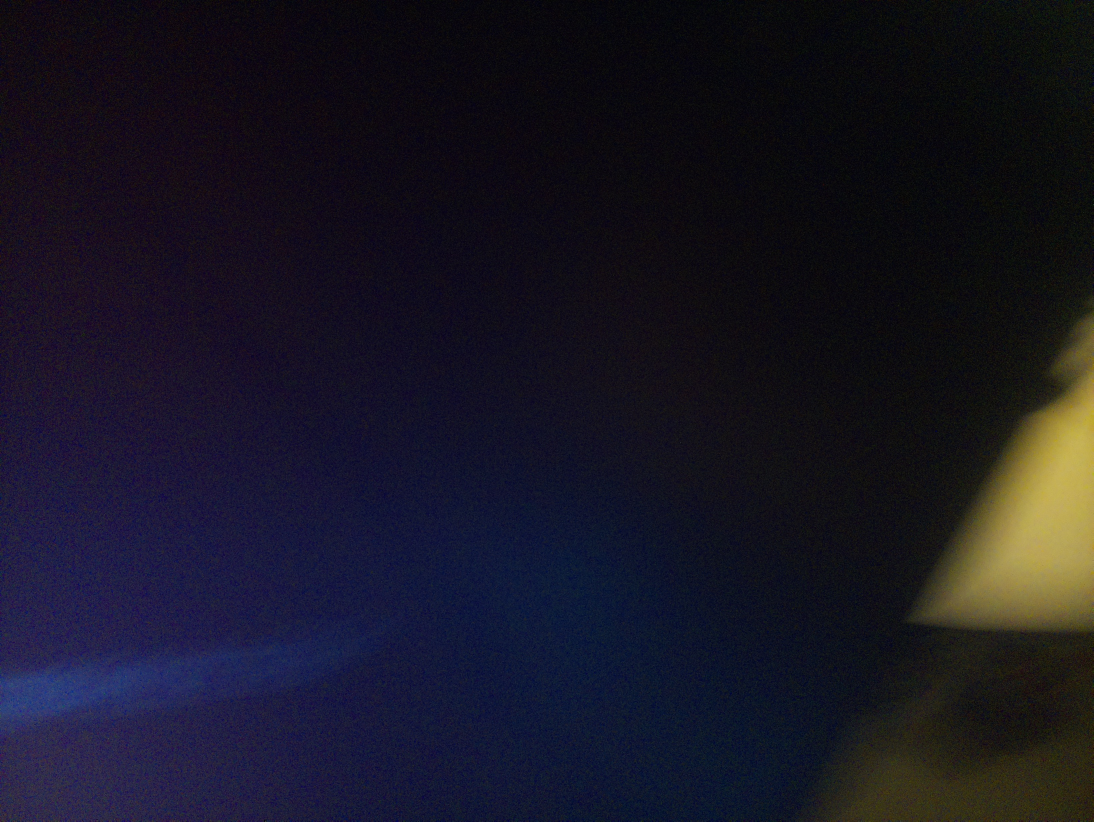
#> input picture photoneu/raspberryPi/computerVision/test.jpg, 3280 x 2464 px, given in place of img0253.png, which was not available (shown at 1/3 size)
$ python mouseDetection.py
#> lines starting #> are read from the running program, lines starting #| are printed output that depends on the picture; after the words box and inside, x2 and y2 are one past the last pixel; in counts of white or black regions, pixels touching at a corner belong together; long printed decimals are rounded; pictures that were not available may be replaced by others from this repository, and a replacement may not be noted
from __future__ import print_function
import cv2 as cv
#from picamera.array import PiRGBArray
#from picamera import PiCamera
import argparse
import numpy as np
import time
from matplotlib import pyplot as plt

max_value = 255
low_V = 0
high_V = 105 # maximo valor bajo el cual se considera color negro
window_capture_name = 'Video Capture'
low_V_name = 'Low V'
high_V_name = 'High V'

#kernel_5 = np.ones((5,5),np.uint8) #Define a 5×5 convolution kernel with element values of all 1.
#kernel_3 = np.ones((3,3),np.uint8) #Define a 3×3 convolution kernel with element values of all 1.
kernel_3 = cv.getStructuringElement(cv.MORPH_ELLIPSE,(3,3))
kernel_5 = cv.getStructuringElement(cv.MORPH_ELLIPSE,(5,5))

parser = argparse.ArgumentParser(description='Code for Thresholding Operations using inRange tutorial.')
parser.add_argument('--camera', help='Camera divide number.', default=0, type=int)
args = parser.parse_args()
cap = cv.VideoCapture(args.camera)
#img_path = r'/home/ratoncillos/OneDrive/src/photoneu/dataset/deeplabcut/labeled-data-ordered/img0253.png'
img_path_sufix = "0253"#"411" #"380" #"0002"# "0253"
img_path = r'C:\Users\inges\OneDrive - UDIT\src\photoneu\dataset\deeplabcut\labeled-data-ordered\img' #0253.png'
img_path += img_path_sufix
img_path += '.png'

RESIZE_FACTOR = 2.0
MAJOR_DEFECT_THRESHOLD = 6.0 / RESIZE_FACTOR #5.0
MIN_AREA = 900
MAX_AREA = 2.5 * MIN_AREA

normal_size = (480, 640)
x_crop_min = int(normal_size[1]/10) #50
x_crop_max = int(normal_size[1]/20) # 30
y_crop_min = int(normal_size[0]/16) # 30
y_crop_max = int(normal_size[0]/16) # 40

###############
def on_low_V_thresh_trackbar(val):
 global low_V
 global high_V
 low_V = val
 low_V = min(high_V-1, low_V)
 cv.setTrackbarPos(low_V_name, window_capture_name, low_V)

def on_high_V_thresh_trackbar(val):
 global low_V
 global high_V
 high_V = val
 high_V = max(high_V, low_V+1)
 cv.setTrackbarPos(high_V_name, window_capture_name, high_V)

def detect_blobs(image):
    contours, _ = cv.findContours(image, cv.RETR_EXTERNAL, cv.CHAIN_APPROX_SIMPLE)
    blobs = []
    for i, contour in enumerate(contours):
        orig_x, orig_y, width, height = cv.boundingRect(contour)
        roi_image = image[orig_y:orig_y+height,orig_x:orig_x+width]
        blobs.append({
            "i" : i
            , "contour" : contour
            , "origin" : (orig_x, orig_y)
            , "size" : (width, height)
            , "roi_image" : roi_image
        })
    return blobs

def process_blob(blob):

    contour = blob["contour"]
    blob["hull"] = cv.convexHull(contour)
    blob["ellipses"] = []

    hull_idx = cv.convexHull(contour, returnPoints=False)
    defects = cv.convexityDefects(contour, hull_idx)
    intersections = []
    inter_points = []
    split_contours = []
    if defects is not None :
       for i, defect in enumerate(np.squeeze(defects, 1)):#defects.shape[0]):
          s,e,f,d = defect
          start = tuple(contour[s][0])
          end = tuple(contour[e][0])
          far = tuple(contour[f][0])
          real_far_dist = d / 256.0
          if real_far_dist >= MAJOR_DEFECT_THRESHOLD:
               intersections.append(f)
               inter_points.append(far)
               print("real_far_dist = " + str(real_far_dist))
    n_points = len(intersections)
    if (n_points == 0) | (n_points == 1): #TODO: cuando es == 1, dividir el contorno en 2, desde el punto a la mitad del contorno
        print("0/1 point - One ellipse")    # si el área es mayor al doble del mínimo (p.e. 2000). véase fotograma 380
        split_contours = [contour]
    elif n_points == 2:
        print("2 points - 2 ellipses")
        blob["segments"] = [
            contour[intersections[0]:intersections[1]+1]
            , np.vstack([contour[intersections[1]:],contour[:intersections[0]+1]])
        ]
        split_contours = [
            blob["segments"][0], blob["segments"][1]
        ]
    elif n_points == 3:
        print("3 points - 2 ellipses")
        blob["segments"] = [
            contour[intersections[0]:intersections[1]+1]
            , contour[intersections[1]:intersections[2]+1]
            , np.vstack([contour[intersections[2]:],contour[:intersections[0]+1]])
        ]
        split_contours = [
            blob["segments"][0], blob["segments"][1], blob["segments"][2]
        ]
    elif n_points == 4:
        print("4 points")
        blob["segments"] = [
            contour[intersections[0]:intersections[1]+1]
            , contour[intersections[1]:intersections[2]+1]
            , contour[intersections[2]:intersections[3]+1]
            , np.vstack([contour[intersections[3]:],contour[:intersections[0]+1]])
        ]
        split_contours = [
            np.vstack([blob["segments"][0], blob["segments"][2]])
            , np.vstack([blob["segments"][1], blob["segments"][3]])
        ]
    else :
       print( str(n_points) + " points")
       for i in range(0,len(contour),n_points):
          split_contour = contour[i:i + n_points]
          if len(split_contour)> 5:
             split_contours.append(split_contour)
    blob["split_contours"] = split_contours
    for c in split_contours:
        if len(c) >= 5:
            blob["ellipses"].append(cv.fitEllipse(c))
    blob["intersections"] = intersections
    blob["inter_points"] = inter_points

    return blob["ellipses"]

cv.namedWindow(window_capture_name)
cv.createTrackbar(low_V_name, window_capture_name , low_V, max_value, on_low_V_thresh_trackbar)
#> slider 'Low V' is set to 51
cv.createTrackbar(high_V_name, window_capture_name , high_V, max_value, on_high_V_thresh_trackbar)

while True:
     e1 = cv.getTickCount()
    # ret, frame = cap.read()
     frame = cv.imread(img_path)
#> frame is the input picture: shape (2464, 3280, 3); mean B, G, R 35.5, 22, 23.7
     if frame is None:
        print("frame ERROR")
        break
    # print(frame.shape) # (480, 640, 3)
     frame_o = frame[x_crop_min:(normal_size[0]-x_crop_max), y_crop_min:(normal_size[1]-y_crop_max)]
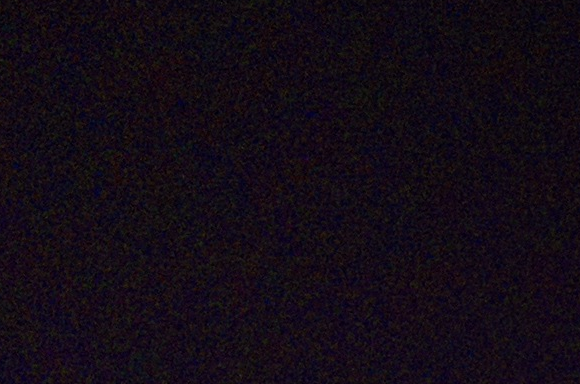
#> frame_o: shape (384, 580, 3); mean B, G, R 21.2, 11, 19.1
    # frame = cv.resize(frame, (320, 240)) # frame.shape/2
    # frame = cv.resize(frame, (160, 120)) # frame.shape/4
     frame = cv.resize(frame_o, (int(normal_size[1]/RESIZE_FACTOR), int(normal_size[0]/RESIZE_FACTOR))) # frame.shape/2
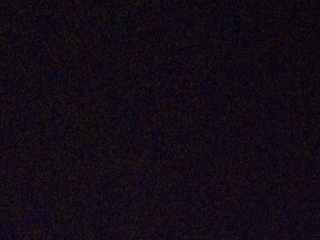
#> frame: shape (240, 320, 3); mean B, G, R 21, 10.9, 18.9
     frame_defects = frame.copy()
     e2 = cv.getTickCount()
     frame_gray = cv.cvtColor(frame, cv.COLOR_BGR2GRAY)
     frame_norm = cv.normalize(frame_gray, None, alpha = 0, beta = 255, norm_type=cv.NORM_MINMAX)
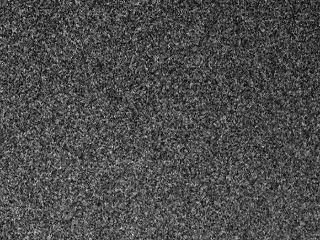
#> frame_norm: shape (240, 320); min 0, max 255, mean 75.7
     e3 = cv.getTickCount()
     frame_blur = cv.medianBlur(frame_norm, 5)
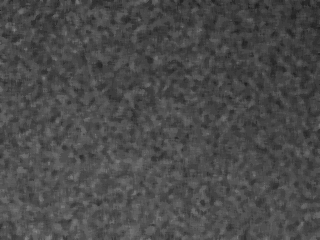
#> frame_blur: shape (240, 320); min 30, max 134, mean 74.2
     e4 = cv.getTickCount()
     ret, frame_threshold = cv.threshold( frame_blur, high_V , 255, cv.THRESH_BINARY_INV ) #+ cv.THRESH_OTSU )
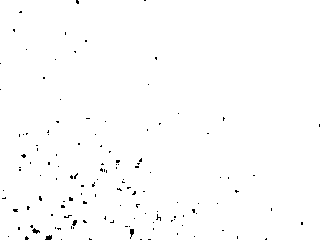
#> frame_threshold: shape (240, 320); 99.2% white; black in thin lines or dots
#> ret = 105
#     frame_threshold = cv.normalize(frame_threshold, None, 0, 255, cv.NORM_MINMAX, cv.CV_8U) #TODO: Esto hace falta?
     e5 = cv.getTickCount()
     frame_erode = cv.morphologyEx(frame_threshold, cv.MORPH_DILATE, kernel_3, iterations = 4)
#> frame_erode: shape (240, 320); every value is 255
#     frame_erode = cv.morphologyEx(frame_threshold, cv.MORPH_ERODE, kernel_3, iterations = 5)
     e6 = cv.getTickCount()
     opening = cv.morphologyEx(frame_erode, cv.MORPH_OPEN, kernel_3, iterations = 5)
     e7 = cv.getTickCount()

     blobs = detect_blobs( opening )
#> in detect_blobs, `contours, _ = cv.findContours(image, cv.RETR_EXTERNAL, cv.CHAIN_APPROX..`: contours = [[[0, 0], [0, 239], [319, 239], [319, 0]]]
#> the loop in detect_blobs, `for i, contour in enumerate(contours):` made 1 pass
#> (contour, orig_x, orig_y, width, height) on pass 1: ([[0, 0], [0, 239], [319, 239], [319, 0]], 0, 0, 320, 240)
#> after the loop in detect_blobs, `for i, contour in enumerate(contours):`: blobs = 1 item
#> blobs = 1 item
     SEGMENT_COLORS = [(0,255,0),(0,255,255),(255,255,0),(255,0,255)]

     print("Found %2d blob(s)." % len(blobs))
#| Found  1 blob(s).
     if len(blobs) > 0:
        for blob in blobs:
            blob["areas"] = []
            e = process_blob(blob)
            cv.drawContours(frame_defects, [blob["hull"]],0, (127,127,255), 2)
    #        cv.drawContours(frame_defects, [blob["contour"]], 0, (255,127,127), 1)
            if "inter_points" in blob:
                  for p in blob["inter_points"]:
                     cv.circle(frame_defects, [p[0],p[1]], 5, (0,25,255), -1)
            for n, split_contour in enumerate(blob["split_contours"]):
                area = cv.contourArea( split_contour )
                blob["areas"].append( area )
                rect = cv.minAreaRect(split_contour) # center, size, angle
                cx, cy = rect[0]
        #       cv.circle(frame, (int(cx),int(cy)),3,(255,255,25))
                box = cv.boxPoints(rect)
                box = np.intp(box)
                cv.polylines(frame_defects, [split_contour], False, SEGMENT_COLORS[n%4], 2)
                cv.putText(frame_defects,str(int(area)),(int(cx)-30,int(cy)), cv.FONT_HERSHEY_SIMPLEX, 0.6,(0,0,255),1)# Add character description

            for n, e in enumerate(blob["ellipses"]):
                area = blob["areas"][n]
                if( area > MIN_AREA) & (area < MAX_AREA ) & (e[0][0] > 0) & (e[0][1] > 0):
                    cv.ellipse(frame, e, (255,30,25), 2)
                    cv.circle(frame,(int(e[0][0]),int(e[0][1])), 3, (255,255,25))
                    cv.putText(frame,"mice",(int(e[0][0]-40),int(e[0][1]-10)), cv.FONT_HERSHEY_SIMPLEX, 0.6,(100,255,20),2)# Add character description
                    cv.putText(frame,str(int(e[0][0]))+","+str(int(e[0][1])),(int(e[0][0]-40),int(e[0][1]+20)), cv.FONT_HERSHEY_SIMPLEX, 0.6,(100,255,20),2)# Add character description
#> this loop made 1 pass
#> (hull_idx in process_blob, n_points in process_blob) on pass 1: ([3, 2, 1, 0], 0)
#| 0/1 point - One ellipse
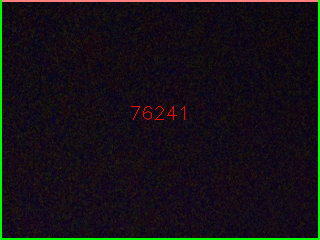
#> frame_defects: shape (240, 320, 3); 3.07% of pixels changed, all inside (x1, y1, x2, y2) = (0, 0, 320, 240)
    #                cv.drawContours(frame,[box],0,(255,0,25),2)
     e8 = cv.getTickCount()
     fps = cv.getTickFrequency() / (e8 - e1)
#> fps = 0.903
     cv.putText(frame,"tau = " + f"{fps:.0f}" + "FPS",(10,20), cv.FONT_HERSHEY_SIMPLEX, 0.5,(255,25,0),1)# Add character description
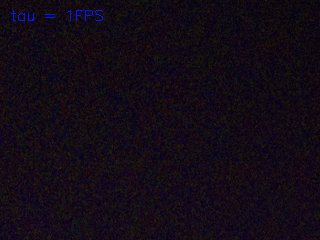
#> frame: shape (240, 320, 3); 0.22% of pixels changed, all inside (x1, y1, x2, y2) = (11, 10, 103, 21)
     #print(int(fps))

     cv.imshow("Frame Original", frame_o)
     cv.imshow("Frame B/N", frame_gray)
     cv.imshow("Frame norm", frame_norm)
     cv.imshow("Frame blur", frame_blur)
     cv.imshow("Frame Threshold: 80", frame_threshold)
     cv.imshow("Frame Erode", frame_erode)
     cv.imshow("Frame Opening (5x5) x 2", opening)
     cv.imshow(window_capture_name, frame)
     cv.imshow("Detection of defects", frame_defects)

     key = cv.waitKey(30)
#> (key q is pressed here)

     if key == ord('q') or key == 27:
        filename_sufix = img_path_sufix + ".png"
        cv.imwrite("frameOriginal"+filename_sufix, frame_o)
        cv.imwrite("frame"+filename_sufix, frame)
        cv.imwrite("frameThreshold"+filename_sufix, frame_threshold)
        cv.imwrite("frameBlur"+filename_sufix, frame_blur)
        cv.imwrite("frameErode"+filename_sufix, frame_erode)
        cv.imwrite("frameOpening"+filename_sufix, opening)
        cv.imwrite("frameDefects"+filename_sufix, frame_defects)
        cv.imwrite("frameNorm"+filename_sufix, frame_norm)
        print("t_init_resize = " + str((e2 - e1)/cv.getTickFrequency()))
#| t_init_resize = 1.048
        print("t_gray_norm = " + str((e3 - e2)/cv.getTickFrequency()))
#| t_gray_norm = 0.01541
        print("t_blur = " + str((e4 - e3)/cv.getTickFrequency()))
#| t_blur = 0.006228
        print("t_thres = " + str((e5 - e4)/cv.getTickFrequency()))
#| t_thres = 0.003952
        print("t_erosion = " + str((e6 - e5)/cv.getTickFrequency()))
#| t_erosion = 0.0006665
        print("t_opening = " + str((e7 - e6)/cv.getTickFrequency()))
#| t_opening = 0.000626
        print("END")
        time.sleep(1)
        break
